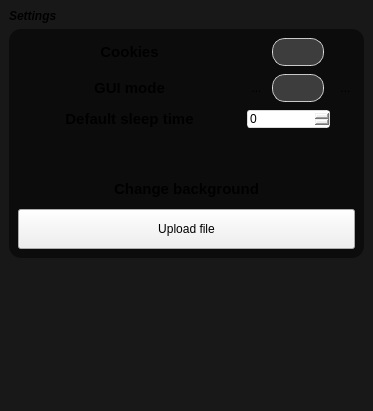
<?xml version="1.0" encoding="UTF-8"?>
<ui version="4.0">
 <class>MainWindow</class>
 <widget class="QMainWindow" name="MainWindow">
  <property name="geometry">
   <rect>
    <x>0</x>
    <y>0</y>
    <width>373</width>
    <height>411</height>
   </rect>
  </property>
  <property name="windowTitle">
   <string>Settings</string>
  </property>
  <property name="styleSheet">
   <string notr="true">#MainWindow{
  background-color: rgb(24, 24, 24)

}

#sleeptime__int{
  border: 1px solid rgba(255, 255, 255,0.7);
  border-radius: 3px;
	
}

QToolButton{

	background-color: transparent;
	border: none;
}


#controls{
  background-color: rgba(0, 0, 0,0.5);
  border: none;
  border-radius: 12px;

}

QCheckBox#pushButton::indicator,
QCheckBox#pushButton_2::indicator{
  width: 50px;
  height: 26px;
  border-radius: 13px;
  border: 1px solid rgba(255,255,255,0.75);
  background-color: rgba(120,120,120,0.45);
}

QCheckBox#pushButton::indicator:checked,
QCheckBox#pushButton_2::indicator:checked{
  background-color: rgba(255, 255, 255,0.8);
  border: 1px solid rgba(255,255,255,0.95);
}</string>
  </property>
  <widget class="QWidget" name="centralwidget">
   <layout class="QVBoxLayout" name="verticalLayout" stretch="0,1,1">
    <item>
     <widget class="QLabel" name="SettingslabelTittle">
      <property name="font">
       <font>
        <italic>true</italic>
        <bold>true</bold>
       </font>
      </property>
      <property name="text">
       <string>Settings</string>
      </property>
     </widget>
    </item>
    <item>
     <widget class="QWidget" name="controls" native="true">
      <layout class="QGridLayout" name="gridLayout">
       <property name="verticalSpacing">
        <number>8</number>
       </property>
       <item row="0" column="2">
        <widget class="QCheckBox" name="pushButton">
         <property name="sizePolicy">
          <sizepolicy hsizetype="Fixed" vsizetype="Fixed">
           <horstretch>0</horstretch>
           <verstretch>0</verstretch>
          </sizepolicy>
         </property>
         <property name="text">
          <string/>
         </property>
        </widget>
       </item>
       <item row="1" column="2">
        <widget class="QCheckBox" name="pushButton_2">
         <property name="sizePolicy">
          <sizepolicy hsizetype="Fixed" vsizetype="Fixed">
           <horstretch>0</horstretch>
           <verstretch>0</verstretch>
          </sizepolicy>
         </property>
         <property name="text">
          <string/>
         </property>
        </widget>
       </item>
       <item row="1" column="1">
        <widget class="QToolButton" name="toolButton">
         <property name="text">
          <string>...</string>
         </property>
         <property name="icon">
          <iconset resource="../resource_files/icons.qrc">
           <normaloff>:/icons/moon.png</normaloff>:/icons/moon.png</iconset>
         </property>
         <property name="iconSize">
          <size>
           <width>32</width>
           <height>30</height>
          </size>
         </property>
        </widget>
       </item>
       <item row="0" column="0">
        <widget class="QLabel" name="CookiesLabel">
         <property name="font">
          <font>
           <pointsize>11</pointsize>
           <bold>true</bold>
           <underline>false</underline>
           <strikeout>false</strikeout>
          </font>
         </property>
         <property name="text">
          <string>Cookies</string>
         </property>
         <property name="alignment">
          <set>Qt::AlignmentFlag::AlignCenter</set>
         </property>
        </widget>
       </item>
       <item row="1" column="0">
        <widget class="QLabel" name="GUImodeLabel">
         <property name="font">
          <font>
           <pointsize>11</pointsize>
           <italic>false</italic>
           <bold>true</bold>
          </font>
         </property>
         <property name="text">
          <string>GUI mode</string>
         </property>
         <property name="alignment">
          <set>Qt::AlignmentFlag::AlignCenter</set>
         </property>
        </widget>
       </item>
       <item row="2" column="0">
        <widget class="QLabel" name="DefaulSleepLabel">
         <property name="font">
          <font>
           <pointsize>11</pointsize>
           <bold>true</bold>
          </font>
         </property>
         <property name="text">
          <string>Default sleep time</string>
         </property>
         <property name="alignment">
          <set>Qt::AlignmentFlag::AlignCenter</set>
         </property>
        </widget>
       </item>
       <item row="1" column="3">
        <widget class="QToolButton" name="toolButton_2">
         <property name="text">
          <string>...</string>
         </property>
         <property name="icon">
          <iconset resource="../resource_files/icons.qrc">
           <normaloff>:/icons/sun.png</normaloff>:/icons/sun.png</iconset>
         </property>
         <property name="iconSize">
          <size>
           <width>30</width>
           <height>28</height>
          </size>
         </property>
        </widget>
       </item>
       <item row="3" column="0" colspan="3">
        <spacer name="verticalSpacer_2">
         <property name="orientation">
          <enum>Qt::Orientation::Vertical</enum>
         </property>
         <property name="sizeType">
          <enum>QSizePolicy::Policy::Minimum</enum>
         </property>
         <property name="sizeHint" stdset="0">
          <size>
           <width>20</width>
           <height>40</height>
          </size>
         </property>
        </spacer>
       </item>
       <item row="2" column="1" colspan="2">
        <widget class="QSpinBox" name="sleeptime__int">
         <property name="sizePolicy">
          <sizepolicy hsizetype="Preferred" vsizetype="Fixed">
           <horstretch>0</horstretch>
           <verstretch>0</verstretch>
          </sizepolicy>
         </property>
         <property name="minimumSize">
          <size>
           <width>34</width>
           <height>0</height>
          </size>
         </property>
         <property name="maximum">
          <number>3600</number>
         </property>
        </widget>
       </item>
       <item row="5" column="0" colspan="4">
        <widget class="QPushButton" name="Upload_bt">
         <property name="sizePolicy">
          <sizepolicy hsizetype="Minimum" vsizetype="Minimum">
           <horstretch>0</horstretch>
           <verstretch>0</verstretch>
          </sizepolicy>
         </property>
         <property name="minimumSize">
          <size>
           <width>0</width>
           <height>40</height>
          </size>
         </property>
         <property name="maximumSize">
          <size>
           <width>16777215</width>
           <height>16777215</height>
          </size>
         </property>
         <property name="text">
          <string>Upload file</string>
         </property>
        </widget>
       </item>
       <item row="4" column="0" colspan="4">
        <widget class="QLabel" name="BackgroundLabel">
         <property name="sizePolicy">
          <sizepolicy hsizetype="Preferred" vsizetype="Fixed">
           <horstretch>0</horstretch>
           <verstretch>0</verstretch>
          </sizepolicy>
         </property>
         <property name="minimumSize">
          <size>
           <width>0</width>
           <height>25</height>
          </size>
         </property>
         <property name="font">
          <font>
           <pointsize>11</pointsize>
           <bold>true</bold>
          </font>
         </property>
         <property name="text">
          <string>Change background</string>
         </property>
         <property name="alignment">
          <set>Qt::AlignmentFlag::AlignCenter</set>
         </property>
        </widget>
       </item>
      </layout>
     </widget>
    </item>
    <item>
     <spacer name="verticalSpacer">
      <property name="orientation">
       <enum>Qt::Orientation::Vertical</enum>
      </property>
      <property name="sizeHint" stdset="0">
       <size>
        <width>20</width>
        <height>40</height>
       </size>
      </property>
     </spacer>
    </item>
   </layout>
  </widget>
 </widget>
 <resources>
  <include location="../resource_files/icons.qrc"/>
 </resources>
 <connections/>
</ui>
